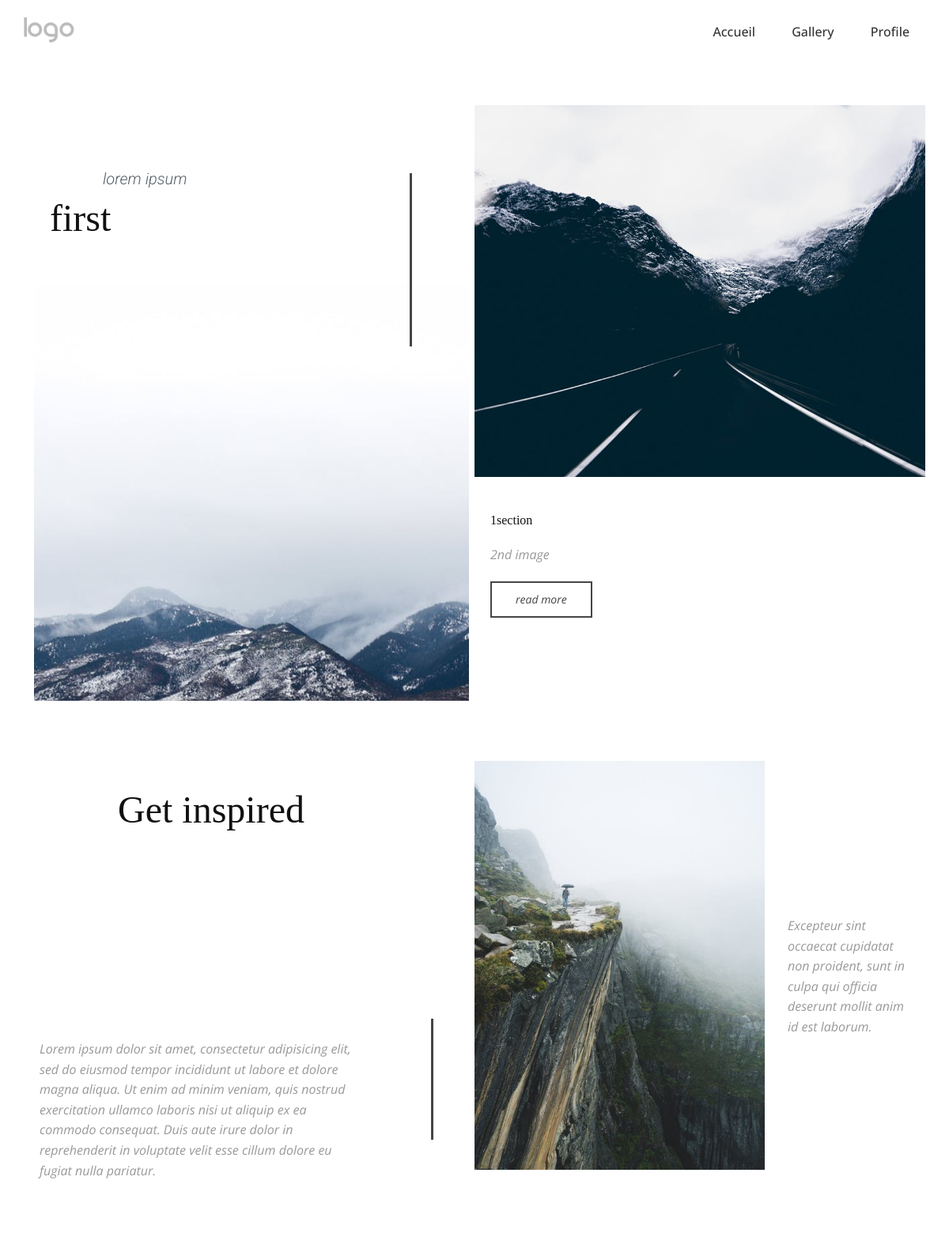
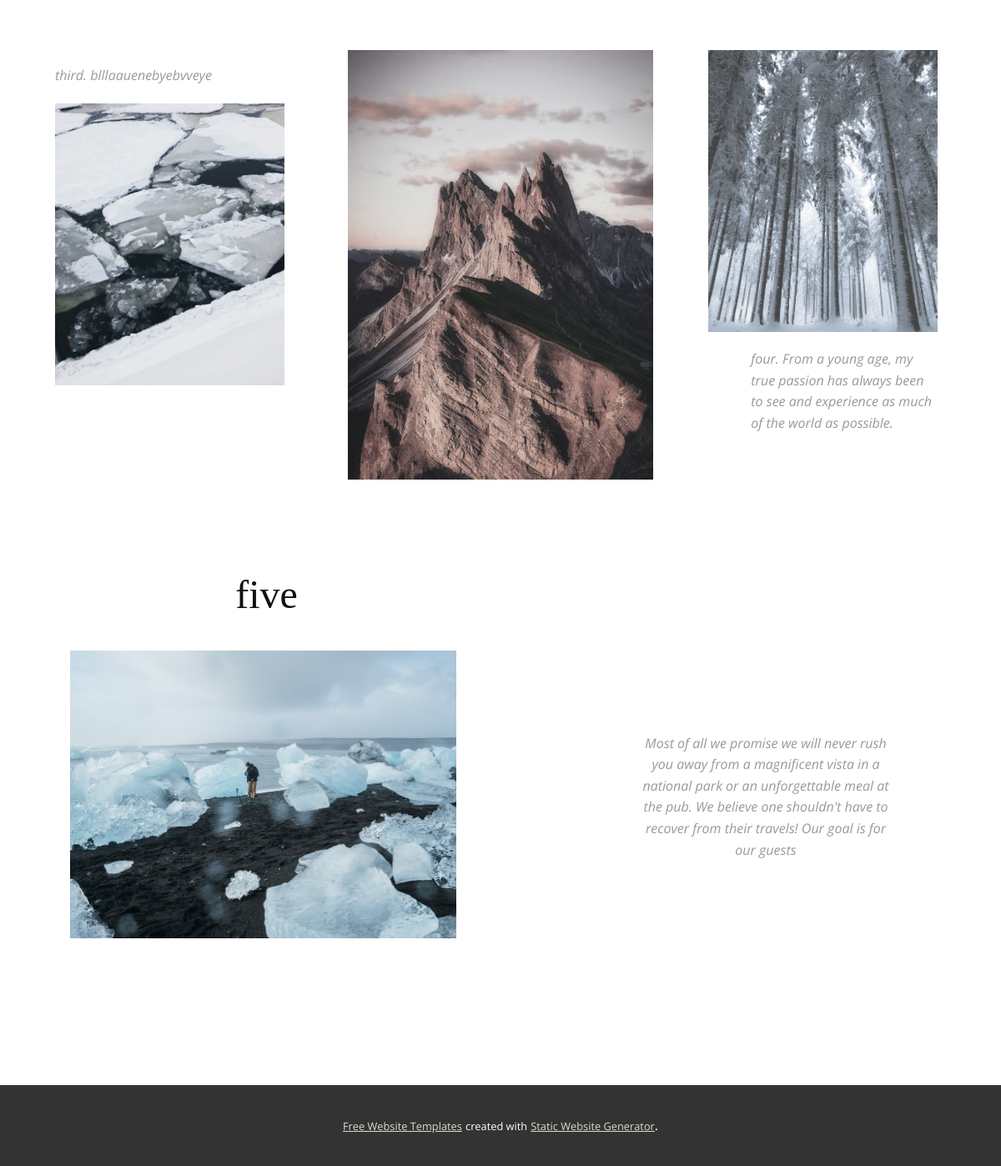
The page / on the database its author committed (2 pictures, top to bottom).
### tables this page shows
CREATE TABLE IF NOT EXISTS `creations` (
  `id` int(11) NOT NULL AUTO_INCREMENT,
  `title` varchar(500) NOT NULL DEFAULT '',
  `image` tinytext NOT NULL,
  `description` mediumtext NOT NULL,
  `creation_date` date DEFAULT NULL,
  `enabled` tinyint(1) NOT NULL DEFAULT '0',
  `visibility` char(200) DEFAULT NULL,
  `section` char(50) DEFAULT NULL,
  `user_id` int(11) NOT NULL,
  PRIMARY KEY (`id`),
  KEY `FK__users` (`user_id`),
  CONSTRAINT `FK__users` FOREIGN KEY (`user_id`) REFERENCES `users` (`id`) ON DELETE CASCADE ON UPDATE CASCADE
);

### controller/FrontendController.php (called while the page is built, shortened)
<?php
class FrontendController
{
  public function __construct()
  {
    $creations = new CreationManager();
    $creations = $creations->homepage();
    foreach ($creations as $creation ) {
      if ($creation["section"] == "1.left") { $sec[0] = $creation; }
      if ($creation["section"] == "1.right") { $sec[1] = $creation; }
      if ($creation["section"] == "2") { $sec[2] = $creation; $part = explode("/", $sec[2]["description"] ); }
      if ($creation["section"] == "3.left") { $sec[3] = $creation; }
      if ($creation["section"] == "3.right") { $sec[4] = $creation; }
      if ($creation["section"] == "4") { $sec[5] = $creation; }
    }
    require('view/front/home.php');
  }
}

### model/CreationManager.php (called while the page is built, shortened)
<?php
class CreationManager extends Manager
{
    public function homePage()
    {
        $db = $this->dbConnect();
        $query = $db->prepare('SELECT * FROM creations WHERE visibility = "home"');
        $query->execute();
        $rows = $query->fetchAll();
        return $rows;
    }
}

### view/front/home.php (the view, shortened to what this page needs)
<section class="u-clearfix u-section-1" id="sec-95e8">
  <div class="u-clearfix u-sheet u-sheet-1">
    <div class="u-clearfix u-expanded-width u-layout-wrap u-layout-wrap-1">
      <div class="u-layout">
        <div class="u-layout-row">
          <div class="u-container-style u-layout-cell u-left-cell u-size-30 u-layout-cell-1">
            <div class="u-container-layout u-container-layout-1">
              <img class="u-image u-image-1" src="public/frontend/images/<?= $sec[0]["image"] ?>">
              <div class="u-border-3 u-border-grey-dark-1 u-line u-line-vertical u-line-1"></div>
              <h4 class="u-text u-text-palette-5-dark-2 u-text-1"><?= $sec[0]["description"] ?></h4>
              <h1 class="u-custom-font u-font-playfair-display u-text u-title u-text-2"><?= $sec[0]["title"] ?></h1>
            </div>
          </div>
          <div class="u-container-style u-layout-cell u-right-cell u-size-30 u-layout-cell-2">
            <div class="u-container-layout">
              <img class="u-expanded-width u-image u-image-2" src="public/frontend/images/<?= $sec[1]["image"] ?>">
              <h4 class="u-align-left u-custom-font u-font-playfair-display u-text u-text-3"><?= $sec[1]["title"] ?></h4>
              <p class="u-text u-text-grey-40 u-text-4"><?= $sec[1]["description"] ?></p>
              <a href="#" class="u-border-2 u-border-grey-dark-1 u-btn u-button-style u-btn-1">read more</a>
            </div>
          </div>
        </div>
      </div>
    </div>
  </div>
</section>
<section class="u-clearfix u-section-2" id="sec-71c5">
  <div class="u-clearfix u-sheet u-sheet-1">
    <div class="u-clearfix u-expanded-width u-layout-wrap u-layout-wrap-1">
      <div class="u-layout">
        <div class="u-layout-row">
          <div class="u-size-30 u-size-60-md">
            <div class="u-layout-col">
              <div class="u-align-right u-container-style u-layout-cell u-left-cell u-size-20 u-layout-cell-1">
                <div class="u-container-layout">
                  <h2 class="u-custom-font u-font-playfair-display u-text u-text-1"><?= $sec[2]["title"] ?></h2>
                </div>
              </div>
              <div class="u-container-style u-layout-cell u-left-cell u-size-40 u-layout-cell-2">
                <div class="u-container-layout u-container-layout-2">
                  <div class="u-border-3 u-border-grey-dark-1 u-line u-line-vertical u-line-1"></div>
                  <p class="u-text u-text-grey-40 u-text-2"><?= $part[0] ?></p>
                </div>
              </div>
            </div>
          </div>
          <div class="u-size-30 u-size-60-md">
            <div class="u-layout-row">
              <div class="u-container-style u-layout-cell u-right-cell u-size-60 u-layout-cell-3">
                <div class="u-container-layout">
                  <img class="u-expanded-width-xs u-image u-image-1" src="public/frontend/images/<?= $sec[2]["image"] ?>">
                  <p class="u-text u-text-grey-40 u-text-3"><?= $part[1] ?></p>
                </div>
              </div>
            </div>
          </div>
        </div>
      </div>
    </div>
  </div>
</section>
<section class="u-clearfix u-section-3" id="carousel_562f">
  <div class="u-clearfix u-sheet u-sheet-1">
    <div class="u-clearfix u-expanded-width u-gutter-20 u-layout-wrap u-layout-wrap-1">
      <div class="u-layout">
        <div class="u-layout-row">
          <div class="u-container-style u-layout-cell u-left-cell u-size-20 u-layout-cell-1">
            <div class="u-container-layout u-container-layout-1">
              <p class="u-text u-text-grey-40 u-text-1"><?= $sec[3]["title"].". ".$sec[3]["description"] ?></p>
              <img class="u-image u-image-1" src="public/frontend/images/<?= $sec[3]["image"] ?>">
            </div>
          </div>
          <div class="u-container-style u-image u-layout-cell u-size-20 u-image-2">
            <div class="u-container-layout"></div>
          </div>
          <div class="u-container-style u-layout-cell u-right-cell u-size-20 u-layout-cell-3">
            <div class="u-container-layout">
              <img class="u-image u-image-3" src="public/frontend/images/<?= $sec[4]["image"] ?>">
              <p class="u-text u-text-grey-40 u-text-2"><?= $sec[4]["title"].". ".$sec[4]["description"] ?></p>
            </div>
          </div>
        </div>
      </div>
    </div>
  </div>
</section>
<section class="u-clearfix u-section-4" id="sec-0e65">
  <div class="u-clearfix u-sheet u-sheet-1">
    <div class="u-clearfix u-expanded-width u-layout-wrap u-layout-wrap-1">
      <div class="u-layout">
        <div class="u-layout-row">
          <div class="u-align-center u-container-style u-layout-cell u-left-cell u-size-30 u-layout-cell-1">
            <div class="u-container-layout">
              <h2 class="u-custom-font u-font-playfair-display u-text u-text-1"><?= $sec[5]["title"]?></h2>
              <img class="u-align-center u-image u-image-1" src="public/frontend/images/<?= $sec[5]["image"] ?>">
            </div>
          </div>
          <div class="u-container-style u-layout-cell u-right-cell u-size-30 u-layout-cell-2">
            <div class="u-container-layout u-container-layout-2">
              <p class="u-align-center u-text u-text-grey-40 u-text-2"><?= $sec[5]["description"]?></p>
            </div>
          </div>
        </div>
      </div>
    </div>
  </div>
</section>
<?php $content = ob_get_clean(); ?>
<?php require('view/front/layout/template.php'); ?>

### index.php (shortened to what this page needs)
<?php
try {
  if (isset($_GET['action'])) {
    if ($_GET['action'] == 'profile')
    {
      if (isset($_SESSION['username'])) {
        require('view/front/profile/logout.php');
      }else {
        require('view/front/profile/login.php');
      }
    }
    elseif ($_GET['action'] == 'login')
    {
      if (isset($_POST['username']) and isset($_POST['password']) and !empty($_POST['username']) and !empty($_POST['password']))
      {
        FrontendController::login();
      }
      else
      {
        throw new Exception('Veuillez remplir les champs');
      }
    }
    elseif ($_GET['action'] == 'logout')
    {
        session_destroy();
        unset($_SESSION['username']);
        require('view/front/profile/login.php');
    }
    elseif ($_GET['action'] == 'gallery')
    {
      FrontendController::showGallery();
    }
    elseif ($_GET['action'] == 'single')
    {
      if (isset($_GET['id']) && is_numeric($_GET['id']) && $_GET['id'] > 0)
      {
        echo "string";
      }
      else
      {
        throw new Exception('Aucun identifiant envoyé');
      }
    }
    else
    {
      new FrontendController();
    }
  }
  else
  {
    new FrontendController();
  }
}
catch(Exception $e) {
  echo 'Erreur : ' . $e->getMessage();
}

### view/front/layout/template.php (shortened to what this page needs)
<!DOCTYPE html>
<html style="font-size: 16px;">
<head>
  <link rel="stylesheet" href="public/frontend/css/nicepage.css" media="screen">
  <link rel="stylesheet" href="public/frontend/css/accueil.css" media="screen">
  <script src="https://cdn.tailwindcss.com"></script>
  <link rel="stylesheet" href="public/assets/css/animate.css" />
  <link rel="stylesheet" href="public/assets/css/tailwind.css" />
</head>
<body class="u-body u-xl-mode">
  <?php require_once("view/front/_partials/header.php");  ?>
  <?= $content; ?>
  <?php require_once("view/front/_partials/footer.php"); ?>
</body>
</html>

### view/front/_partials/header.php (shortened to what this page needs)
<header class="u-clearfix u-header u-header" id="sec-ba7d">
  <div class="u-clearfix u-sheet u-valign-middle u-sheet-1">
    <a href="#" class="u-image u-logo u-image-1" data-image-width="80" data-image-height="40">
      <img src="public/frontend/images/default-logo-2.png" class="u-logo-image u-logo-image-1">
    </a>
    <nav class="u-align-right u-menu u-menu-dropdown u-offcanvas u-menu-1">
      <div class="u-custom-menu u-nav-container">
        <ul class="u-nav u-spacing-2 u-unstyled u-nav-1">
          <li class="u-nav-item">
            <a class="u-active-grey-5 u-border-active-palette-1-base u-border-hover-palette-1-light-1 u-border-no-left u-border-no-right u-border-no-top u-button-style u-hover-grey-10 u-nav-link u-text-active-grey-90 u-text-grey-80 u-text-hover-grey-90" href="index.php?action=home" style="padding: 10px 20px;">Accueil</a>
          </li>
          <li class="u-nav-item">
            <a class="u-active-grey-5 u-border-active-palette-1-base u-border-hover-palette-1-light-1 u-border-no-left u-border-no-right u-border-no-top u-button-style u-hover-grey-10 u-nav-link u-text-active-grey-90 u-text-grey-80 u-text-hover-grey-90" href="index.php?action=gallery" style="padding: 10px 20px;">Gallery</a>
          </li>
          <li class="u-nav-item">
            <a class="u-active-grey-5 u-border-active-palette-1-base u-border-hover-palette-1-light-1 u-border-no-left u-border-no-right u-border-no-top u-button-style u-hover-grey-10 u-nav-link u-text-active-grey-90 u-text-grey-80 u-text-hover-grey-90" href="index.php?action=profile" style="padding: 10px 20px;">Profile</a>
          </li>
        </ul>
      </div>
    </nav>
  </div>
</header>

### view/front/_partials/footer.php (shortened to what this page needs)
<section class="u-backlink u-clearfix u-grey-80">
  <a class="u-link" href="https://nicepage.com/website-templates" target="_blank">
    <span>Free Website Templates</span>
  </a>
  <p class="u-text">
    <span>created with</span>
  </p>
  <a class="u-link" href="https://nicepage.com/static-site-generator" target="_blank">
    <span>Static Website Generator</span>
  </a>.
</section>

### public/frontend/css/accueil.css (style rules this page uses)
.u-section-1 .u-sheet-1 { min-height: 805px; }
.u-section-1 .u-layout-wrap-1 { margin: 0 auto 0 0; }
.u-section-1 .u-layout-cell-1 { background-image: none; min-height: 806px; }
.u-section-1 .u-container-layout-1 { padding-left: 13px; }
.u-section-1 .u-image-1 { height: 525px; width: 550px; margin: 281px auto 0 0; }
.u-section-1 .u-line-1 { height: 219px; transform-origin: center bottom 0px; width: 3px; margin: -667px 79px 0 auto; }
.u-section-1 .u-text-1 { font-size: 1.25rem; font-style: italic; font-weight: 300; line-height: 1.5; margin: -227px 147px 0 87px; }
.u-section-1 .u-text-2 { font-size: 3rem; margin: 9px 92px 0 20px; }
.u-section-1 .u-layout-cell-2 { min-height: 806px; }
.u-section-1 .u-image-2 { height: 470px; margin: 53px auto 0 0; }
.u-section-1 .u-text-3 { margin: 45px 20px 0; }
.u-section-1 .u-text-4 { font-style: italic; margin: 22px 20px 0; }
.u-section-1 .u-btn-1 { border-style: solid; background-image: none; font-size: 0.875rem; font-style: italic; margin: 20px auto 0 20px; }
.u-section-2 .u-sheet-1 { min-height: 678px; }
.u-section-2 .u-layout-wrap-1 { margin: 41px auto 0 0; }
.u-section-2 .u-layout-cell-1 { min-height: 320px; }
.u-section-2 .u-text-1 { line-height: 1.4; font-size: 3rem; margin: 63px 215px 56px 11px; }
.u-section-2 .u-layout-cell-2 { min-height: 267px; }
.u-section-2 .u-container-layout-2 { padding-right: 13px; }
.u-section-2 .u-line-1 { height: 153px; transform-origin: center bottom 0; width: 3px; margin: 41px 39px 0 auto; }
.u-section-2 .u-text-2 { font-style: italic; margin: -127px 126px 93px 20px; }
.u-section-2 .u-layout-cell-3 { min-height: 587px; }
.u-section-2 .u-image-1 { width: 367px; height: 517px; margin: 35px auto 0 0; }
.u-section-2 .u-text-3 { font-style: italic; margin: -321px 11px 60px 396px; }
.u-section-3 { background-image: none; }
.u-section-3 .u-sheet-1 { min-height: 636px; }
.u-section-3 .u-layout-wrap-1 { margin: 62px auto 62px 0; }
.u-section-3 .u-layout-cell-1 { min-height: 532px; }
.u-section-3 .u-container-layout-1 { padding-left: 36px; }
.u-section-3 .u-text-1 { font-style: italic; margin: 18px 101px 0 0; }
.u-section-3 .u-image-1 { width: 275px; height: 338px; margin: 20px auto 36px 0; }
.u-section-3 .u-image-2 { background-image: url("public/frontend/images/pexelsphoto1670187.jpeg"); min-height: 532px; background-position: 50% 50%; }
.u-section-3 .u-layout-cell-3 { background-image: none; min-height: 532px; }
.u-section-3 .u-image-3 { width: 275px; height: 338px; margin: 0 auto 0 46px; }
.u-section-3 .u-text-2 { font-style: italic; margin: 20px 47px 54px 97px; }
.u-section-4 .u-sheet-1 { min-height: 664px; }
.u-section-4 .u-layout-wrap-1 { margin: 0 auto 1px 0; }
.u-section-4 .u-layout-cell-1 { background-image: none; min-height: 663px; }
.u-section-4 .u-text-1 { font-size: 3rem; font-weight: normal; margin: 50px 20px 0 29px; }
.u-section-4 .u-image-1 { width: 463px; height: 345px; margin: 41px auto 0; }
.u-section-4 .u-layout-cell-2 { min-height: 663px; }
.u-section-4 .u-container-layout-2 { padding-left: 66px; }
.u-section-4 .u-text-2 { font-style: italic; width: 316px; margin: 242px auto 0; }

### rows shown on the page
creations: image (picture), description "lorem ipsum", title "first"
creations: image (picture), title "1section", description "2nd image"
creations: title "Get inspired", description "Lorem ipsum dolor sit amet, consectetur adipisicing elit, sed do eiusmod tempor incididunt ut labore et dolore magna aliqua. Ut enim ad minim veniam, quis nostrud exercitation ullamco laboris nisi ut aliquip ex ea commodo consequat. Duis aute irure dolor in reprehenderit in voluptate velit esse cillum dolore eu fugiat nulla pariatur.", image (picture), description "Excepteur sint occaecat cupidatat non proident, sunt in culpa qui officia deserunt mollit anim id est laborum."
creations: title "third", description "blllaauenebyebvveye", image (picture)
creations: image (picture), title "four", description "From a young age, my true passion has always been to see and experience as much of the world as possible."
creations: title "five", image (picture), description "Most of all we promise we will never rush you away from a magnificent vista in a national park or an unforgettable meal at the pub. We believe one shouldn't have to recover from their travels! Our goal is for our guests"
